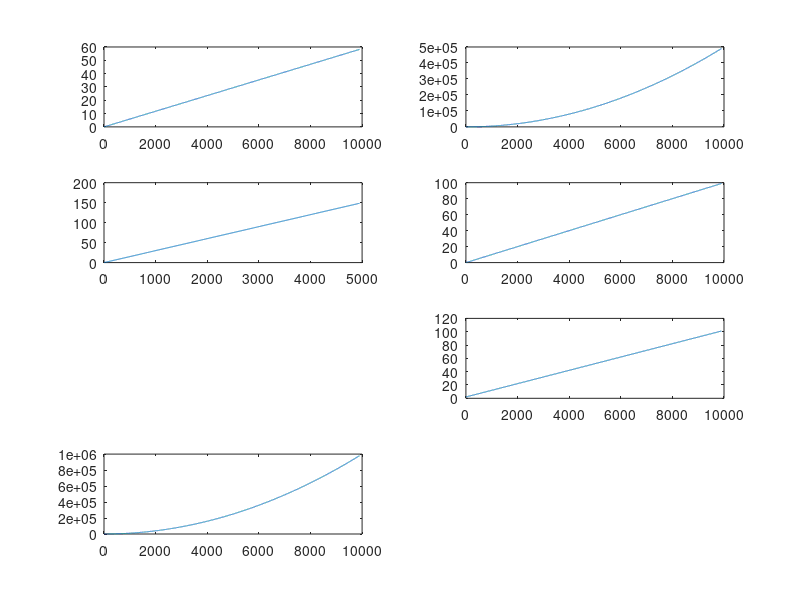

Write MATLAB code to recreate this figure.
%Ejercicio 1

%Sistema Causal: En la practica significa que la ecuacion depende de los valores en tiempo actual o anteriores

%Sistema Lineal: Cumple con el principio de superposicion ax1 + ax2 = ay1 + ay2

%Sistema Invariante: Da una salida desplazada si la entrada esta desplazada. Pero el resultado no es afectado por el desplazamiento.

%Inicializacion de Vectores

Fm = 100;
T=1/Fm;
t=0:T:99; %-->Es el vector x[n]

%1
A=1;
w=2*pi*10;
n=length(t);
y1 =A*sin(w*T*n)*t;
subplot(4,2,1);
plot(y1);  

%Es causal lineal y variante en el tiempo (porque lo corro y tengo distinta fase para la senoidal)

%2
n0=1;
for i = n0:n
	y2(i) = sum(t(n0:i));
endfor

subplot(4,2,2);
plot(y2);

%Es causal, no lineal e invariante tiempo

%3
n1=n/2;
for i = 2:n1
	y3(i)=sum(t(i-n0:i+n0));
endfor

subplot(4,2,3);
plot(y3);  

%No es causal, es lineal e invariante tiempo

%4

for i = 2:n
	y4(i) = t(i - n0);
endfor

subplot(4,2,4);
plot(y4); 

%Es causal lineal e invariante tiempo


%5

y5 = exp(t);

subplot(4,2,5);
plot(y5);  

%Es causal,no lineal e invariante tiempo

%6

y6 = t+2;

subplot(4,2,6);
plot(y6);

%Es causal, no lineal (el 2 es un termino independiente) e invariante tiempo

%7

for i = n0:n
	y7(i) = i.*t(i);
endfor

subplot(4,2,7);
plot(y7);

%Es causal, no lineal e invariante en el tiempo


